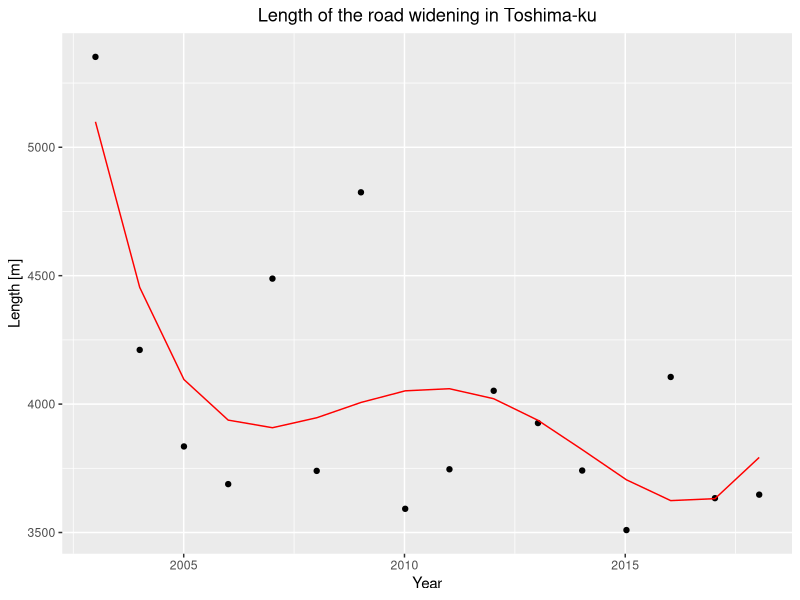

Here is the R script that generated this plot:
library(readr)
traffic_tosh1 <- read_csv("traffic_toshima.csv")

View(traffic_tosh1)

# 現状これはtibbleというやばいデータ型になっている。
# tibbleのままで作業して問題ないのであろうか。

traf_dataset <- data.frame(traffic_tosh1)

View(traf_dataset)

# 原則データセットを対象とした処理がおこなわれることは多く、
# 変なデータ型でやるべきではない。
# しかし、Viewで見る限り違いはない。

# データのよくわからない部分を切り取る
c_tra_data <- subset(traf_dataset, select = -c(6:8))

library(dplyr)
# データセットから上から15行を削除する
c_tra_data2 <- slice(c_tra_data, -c(1:15))
# subsetではselectで列を切り取れるのに、dplyrでは
# スライスで行を切り取ることができる。罠

# 1から365ずつ大きくなる31列のデータセットを作成する
my_data2 <- data.frame(matrix(seq(1, 5857, by = 366), ncol = 1, nrow = 16))
# 年度が通し番号で判断されているため、年度を保存した上で大体同じ
tra_data2 <- cbind(my_data2,c_tra_data2)
# データセットの一部の列の名前を変更する
names(tra_data2)[1] <- c("new_date")

# selectはベクトルを入れると、列を当たり前に決してくる
# View(c_tra_data)

tra_data2$new_date <- as.Date(tra_data2$new_date, format = "%Y-%m-%d", origin = "2003-01-01")


# フッティングに移る
degree <- 4 # 4次関数にフィッティングする例
tra_data2$x <- as.numeric(tra_data2$new_date)
# 日付を数字にする（通し番号）
# そして代入する。
tra_data2$x2 <- tra_data2$x^2
# 二乗して入れる
tra_data2$x3 <- tra_data2$x^3
# 三乗して入れる
tra_data2$x4 <- tra_data2$x^4
# 四乗して入れる


# 2次関数の当てはめ
# fit <- lm(距離 ~ x + x2 + x3 + x4, tra_data = tra_data)
# tra_dataからvalue, x, x2, x3, x4の列を抽出して、回帰モデルを作成する
fit <- lm(距離 ~ x + x2 + x3 + x4, data = tra_data2[, c("距離", "x", "x2", "x3", "x4")])

summary(fit)
# どこまでの係数が有意かどうかまで判断してくれる。
# おそらくEstimateが係数。


# プロットの作成
library(ggplot2)
ggplot(tra_data2, aes(x = new_date, y = 距離)) +
  geom_point() +
  geom_line(aes(y = predict(fit)), colour = "red") +
  labs(x = "Year", y = "Length [m]", title = "Length of the road widening in Toshima-ku")+
  theme(plot.title = element_text(hjust = 0.5))
